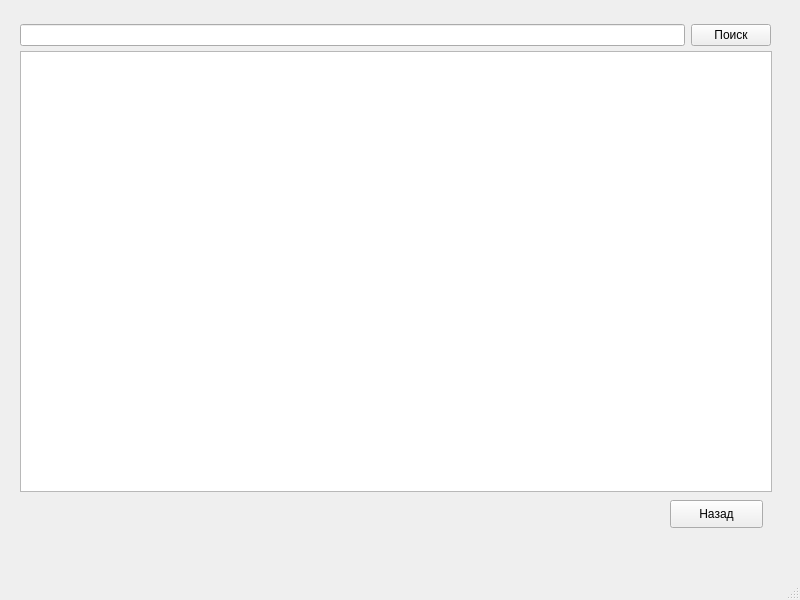
<?xml version="1.0" encoding="UTF-8"?>
<ui version="4.0">
 <class>MainWindow</class>
 <widget class="QMainWindow" name="MainWindow">
  <property name="geometry">
   <rect>
    <x>0</x>
    <y>0</y>
    <width>800</width>
    <height>600</height>
   </rect>
  </property>
  <property name="windowTitle">
   <string>MainWindow</string>
  </property>
  <widget class="QWidget" name="centralwidget">
   <widget class="QStackedWidget" name="stackedWidget">
    <property name="geometry">
     <rect>
      <x>0</x>
      <y>0</y>
      <width>800</width>
      <height>600</height>
     </rect>
    </property>
    <property name="currentIndex">
     <number>2</number>
    </property>
    <widget class="QWidget" name="page_main">
     <widget class="QWidget" name="layoutWidget">
      <property name="geometry">
       <rect>
        <x>340</x>
        <y>250</y>
        <width>115</width>
        <height>64</height>
       </rect>
      </property>
      <layout class="QVBoxLayout" name="verticalLayout_4">
       <item>
        <widget class="QPushButton" name="pushButton_balance">
         <property name="text">
          <string>Анализ финансов</string>
         </property>
        </widget>
       </item>
       <item>
        <widget class="QPushButton" name="pushButton_cur">
         <property name="text">
          <string>Рынок валют</string>
         </property>
        </widget>
       </item>
      </layout>
     </widget>
    </widget>
    <widget class="QWidget" name="page_expenses_income">
     <widget class="QLabel" name="label">
      <property name="geometry">
       <rect>
        <x>40</x>
        <y>450</y>
        <width>561</width>
        <height>51</height>
       </rect>
      </property>
      <property name="text">
       <string/>
      </property>
     </widget>
     <widget class="QCustomPlot" name="Chart" native="true">
      <property name="geometry">
       <rect>
        <x>30</x>
        <y>50</y>
        <width>571</width>
        <height>221</height>
       </rect>
      </property>
     </widget>
     <widget class="QLabel" name="label_2">
      <property name="geometry">
       <rect>
        <x>270</x>
        <y>20</y>
        <width>65</width>
        <height>24</height>
       </rect>
      </property>
      <property name="text">
       <string>&lt;html&gt;&lt;head/&gt;&lt;body&gt;&lt;p&gt;&lt;span style=&quot; font-size:12pt;&quot;&gt;Баланс&lt;/span&gt;&lt;/p&gt;&lt;/body&gt;&lt;/html&gt;</string>
      </property>
     </widget>
     <widget class="QFrame" name="diagram_incomes">
      <property name="geometry">
       <rect>
        <x>20</x>
        <y>260</y>
        <width>361</width>
        <height>271</height>
       </rect>
      </property>
      <property name="frameShape">
       <enum>QFrame::StyledPanel</enum>
      </property>
      <property name="frameShadow">
       <enum>QFrame::Raised</enum>
      </property>
     </widget>
     <widget class="QFrame" name="diagram_expenses">
      <property name="geometry">
       <rect>
        <x>390</x>
        <y>260</y>
        <width>361</width>
        <height>271</height>
       </rect>
      </property>
      <property name="frameShape">
       <enum>QFrame::StyledPanel</enum>
      </property>
      <property name="frameShadow">
       <enum>QFrame::Raised</enum>
      </property>
     </widget>
     <widget class="QLabel" name="label_advice">
      <property name="geometry">
       <rect>
        <x>230</x>
        <y>510</y>
        <width>441</width>
        <height>71</height>
       </rect>
      </property>
      <property name="text">
       <string>Советы:</string>
      </property>
     </widget>
     <widget class="QWidget" name="layoutWidget">
      <property name="geometry">
       <rect>
        <x>620</x>
        <y>30</y>
        <width>171</width>
        <height>136</height>
       </rect>
      </property>
      <layout class="QVBoxLayout" name="verticalLayout_3">
       <item>
        <layout class="QVBoxLayout" name="verticalLayout_2">
         <item>
          <layout class="QVBoxLayout" name="verticalLayout">
           <item>
            <widget class="QPushButton" name="pushButton_add">
             <property name="text">
              <string>Добавить</string>
             </property>
            </widget>
           </item>
           <item>
            <widget class="QPushButton" name="pushButton_del">
             <property name="text">
              <string>Удалить</string>
             </property>
            </widget>
           </item>
          </layout>
         </item>
         <item>
          <widget class="QLabel" name="label_5">
           <property name="text">
            <string>&lt;html&gt;&lt;head/&gt;&lt;body&gt;&lt;p&gt;&lt;span style=&quot; font-size:12pt;&quot;&gt;Ваши деньги:&lt;/span&gt;&lt;/p&gt;&lt;/body&gt;&lt;/html&gt;</string>
           </property>
          </widget>
         </item>
        </layout>
       </item>
       <item>
        <widget class="QLabel" name="label_balance">
         <property name="text">
          <string>&lt;html&gt;&lt;head/&gt;&lt;body&gt;&lt;p align=&quot;center&quot;&gt;&lt;br/&gt;&lt;/p&gt;&lt;/body&gt;&lt;/html&gt;</string>
         </property>
        </widget>
       </item>
      </layout>
     </widget>
     <widget class="QPushButton" name="pushButton_back_2">
      <property name="geometry">
       <rect>
        <x>680</x>
        <y>540</y>
        <width>93</width>
        <height>28</height>
       </rect>
      </property>
      <property name="text">
       <string>Назад</string>
      </property>
     </widget>
    </widget>
    <widget class="QWidget" name="page_currencies">
     <widget class="QPushButton" name="pushButton_back">
      <property name="geometry">
       <rect>
        <x>670</x>
        <y>500</y>
        <width>93</width>
        <height>28</height>
       </rect>
      </property>
      <property name="text">
       <string>Назад</string>
      </property>
     </widget>
     <widget class="QTableView" name="tableView_currencies">
      <property name="geometry">
       <rect>
        <x>20</x>
        <y>51</y>
        <width>752</width>
        <height>441</height>
       </rect>
      </property>
     </widget>
     <widget class="QWidget" name="layoutWidget">
      <property name="geometry">
       <rect>
        <x>20</x>
        <y>20</y>
        <width>751</width>
        <height>30</height>
       </rect>
      </property>
      <layout class="QHBoxLayout" name="horizontalLayout">
       <item>
        <widget class="QLineEdit" name="lineEdit_search"/>
       </item>
       <item>
        <widget class="QPushButton" name="pushButton_search">
         <property name="text">
          <string>Поиск</string>
         </property>
        </widget>
       </item>
      </layout>
     </widget>
    </widget>
   </widget>
  </widget>
  <widget class="QMenuBar" name="menubar">
   <property name="geometry">
    <rect>
     <x>0</x>
     <y>0</y>
     <width>800</width>
     <height>26</height>
    </rect>
   </property>
  </widget>
  <widget class="QStatusBar" name="statusbar"/>
 </widget>
 <customwidgets>
  <customwidget>
   <class>QCustomPlot</class>
   <extends>QWidget</extends>
   <header>qcustomplot.h</header>
   <container>1</container>
  </customwidget>
 </customwidgets>
 <resources/>
 <connections/>
</ui>
